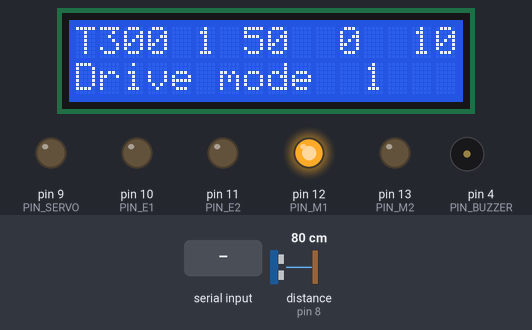
A sketch run on a simulated Arduino Mega 2560, built with avr-gcc and run on an emulated ATmega2560. On the bench: 16×2 character LCD, output pins drawn as LEDs (lit = HIGH), buzzer (waves = sounding, pin HIGH). The inputs (shaded band) are chosen by the test bench; at power-on: distance to the obstacle (sensor on pin 8) 80 cm. The echo pulse lasts 58.3 µs per cm.

Above: at 1.4 s.
1.5 s: distance to the obstacle (sensor on pin 8) set to 11 cm
At 2.9 s:
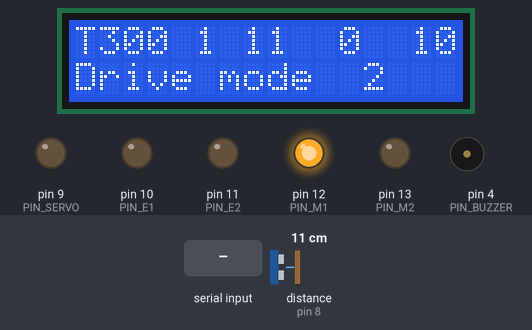
3.6 s: distance to the obstacle (sensor on pin 8) set to 8 cm
At 5.8 s:
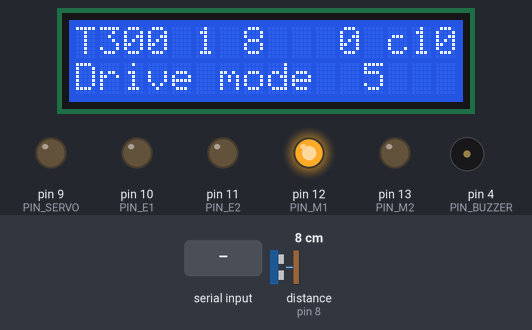
6.6 s: "1" received over the second serial link
At 7.8 s:
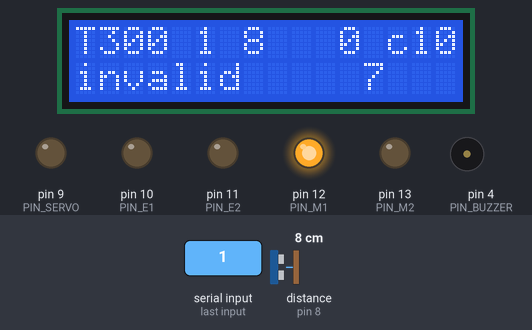
9.6 s: distance to the obstacle (sensor on pin 8) set to 18 cm
At 11.6 s:
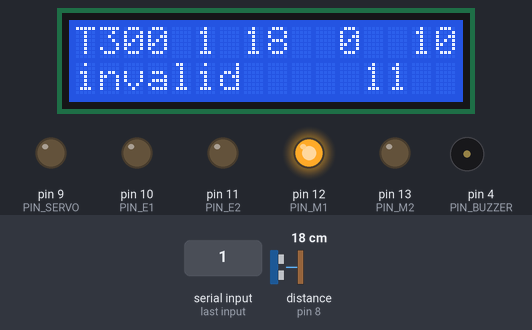
12.6 s: distance to the obstacle (sensor on pin 8) set to 2 cm
At 14.8 s:
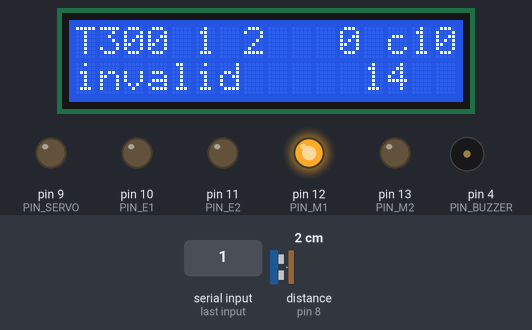
Timing chart, 0 to 16.3 s (numbered marks = the images above; inputs shaded):
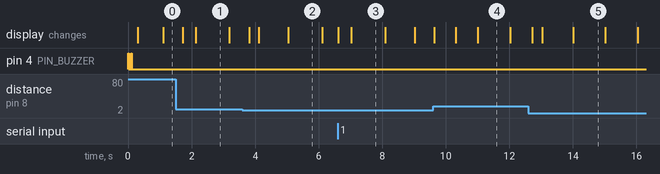

The sketch:

T300.ino
```cpp
// Setup with 10 keys as defined in the root folder and used with BitBlue on iOS
// https://github.com/kreier/asa2/blob/master/arduino/T300_20200113.ino
//
// Matrix for control - mode1 - modified for Sean and Yau
//
// key index text     M1[] M2[] SPD    maxtrix unusual becaus of color led direction:
//  F    0   forward  HIGH LOW  255    green  green
//  B    1   backward LOW  HIGH 255    orange orange
//  L    2   left     HIGH HIGH 255
//  R    3   right    LOW  LOW  255
//  T    4   triangle
//  C    5   circle
//  X    6   stop
//  Q    7   square
//  M    8   menu
//  S    9   start

#include <avr/wdt.h>  // for reset / reboot
#include <NewPing.h>
#include <Servo.h>
#include <Wire.h>
#include <hd44780.h>
#include <hd44780ioClass/hd44780_I2Cexp.h> // include i/o class header

#define PIN_BUZZER     4
#define PIN_TRIGGER    7
#define PIN_ECHO       8
#define PIN_SERVO      9
#define PIN_E1        10 // enable - with PWM
#define PIN_M1        12
#define PIN_E2        11 // PWM
#define PIN_M2        13
#define MAX_DISTANCE  50 // cm for the ultrasonic sensor
#define RELAX_SONAR  200 // ms to check for obstacles
#define RELAX_DRIVE  412 // ms to drive until check direction
#define MIN1           5 // left and right
#define MAX1         175
#define MIN2          45 // up and down
#define MAX2         120
#define MIN3          65 // forward and back
#define MAX3         140
#define MIN4          90 // open and close
#define MAX4         125

const char keyindex[] = "ACDBEFGHMS_";
//const char keyindex[] = "FBLRTCXQMS_";
const int  motor1[] = {1, 0, 1, 0};
const int  motor2[] = {0, 1, 1, 0};
const String text[]  = {"forward","backward","left  ","right ","triange","circle","stop  ","square","select","start"};
const String text1[] = {"forward","backward","left  ","right ","Turbo ","Faster ","Stop  ","Slower ","Drive Mode","Start","invalid"};
const String text2[] = {"forward","backward","left  ","right ","up    ", "open  ","down  ","close ","Robot arm", "Start","invalid"};
const String text3[] = {"forward","backward","left  ","right ","triange","circle","stop  ","square","Ultrasonic","Start","invalid"};
const String text4[] = {"forward","backward","left  ","right ","triange","circle","stop  ","square","Autonomous","Start","invalid"};

char BTinput = '0';  // char input via bluetooth
int  BTkey   =  0;   // converted to numerical value
int  spd = 0;        // speed of the robot
int  mode = 1;
String message = "stop";
int verzug = 200;
int pos1 = 90;       // variable to store the servo position
int pos2 = MIN2;
int pos3 = MIN3;
int pos4 = MIN4;
int pos5 = 90;
int enable_ultrasonic = 0;

unsigned long timer_sonar;
unsigned long timer_drive;
int DistanceCm = 99;

hd44780_I2Cexp lcd;
Servo serv1;    // left and right    45 to 135
Servo serv2;    // up and down       80 to 100
Servo serv3;    // forward and back  80 to 100
Servo serv4;    // open and close    80 to 100
Servo serv5;    // ultrasonic sensor 10 to 170
NewPing sonar(PIN_TRIGGER, PIN_ECHO, MAX_DISTANCE);

void distance() {
  DistanceCm = sonar.ping_cm(); // 10 pings per second
  if (DistanceCm == 0) DistanceCm = MAX_DISTANCE;
  lcd.setCursor(11,0);
  lcd.print(DistanceCm);
  lcd.print(" cm  ");
  if(DistanceCm < 20) {
    if(enable_ultrasonic == 1) beep(1);
    if(mode == 3) beep(1);
    timer_sonar -= (RELAX_SONAR - DistanceCm * 19);
    if(DistanceCm < 10) { // please stop
      spd = 0;
      analogWrite(PIN_E1, spd);
      analogWrite(PIN_E2, spd);
    }
  }
}

void beep(int beeps) {
  for(int i = 0; i < beeps; i++) {
    digitalWrite(PIN_BUZZER, HIGH);
    lcd.noBacklight();
    delay(20);
    digitalWrite(PIN_BUZZER, LOW);
    lcd.backlight();
    delay(80);
  }
}

void reboot() {  // declare reboot function on pin 0 to make PWM available again
  wdt_disable();
  wdt_enable(WDTO_15MS);
  while(1) {;}
}

void disp(int lcd_x, int lcd_y, String text) {
  Serial1.print( text );        // return via bluetooth
  lcd.setCursor(lcd_x, lcd_y);
  lcd.print( text );
  lcd.print("    ");
}

void statuslcd() {
  lcd.setCursor(5, 0);
  lcd.print(mode);                  // Mode 1-4
  lcd.setCursor(7, 0);
  lcd.print(DistanceCm);            // Distance ultrasonic
  lcd.print(" ");
  lcd.setCursor(10, 0);
  if(spd < 100) lcd.print(" ");     // Speed 10-255
  lcd.print(spd);
  lcd.print(" ");
  lcd.setCursor(14, 0);
  lcd.print(digitalRead(PIN_M1));   // Motor 1 and 2
  lcd.print(digitalRead(PIN_M2));   // forward (1) or backward (0)
  lcd.setCursor(12, 1);
  lcd.print(millis() / 1000);       // seconds the system is running
}

void setup() {
  pinMode(PIN_TRIGGER, OUTPUT);
  pinMode(PIN_ECHO,    INPUT);
  pinMode(PIN_SERVO,   OUTPUT);
  pinMode(PIN_BUZZER,  OUTPUT);
  pinMode(PIN_M1, OUTPUT);
  pinMode(PIN_M2, OUTPUT);
  pinMode(PIN_E1, OUTPUT);
  pinMode(PIN_E2, OUTPUT);
  digitalWrite(PIN_M1, HIGH);        // forward (green)
  digitalWrite(PIN_M2, LOW);         // forward (green)
  analogWrite(PIN_E1, spd);
  analogWrite(PIN_E2, spd);
  Serial1.begin(9600);               // HC-10 BLE on pin 0 and 1
  timer_sonar = millis();
  timer_drive = millis();
  //  serv1.attach(A0);   no servo attached here - PWM on pin 10 immediately lost!
  //  serv1.write(pos1);  let's write this later
  //  serv1.detach();     does not work, PWM is lost (issue since 2016) - reset in mode 3
  beep(2);              // https://github.com/arduino-libraries/Servo/issues/1
  lcd.init();
  lcd.backlight();
  lcd.setCursor(0,0);
  lcd.print("T300");
  disp(0, 1, "Drive mode");
}


void loop() {
  if (Serial1.available())
  {
    BTinput = Serial1.read();
    for(BTkey = 0; BTkey < 10; BTkey += 1) {
      if(BTinput == keyindex[BTkey]) {
        break;
      }
    }
    if(BTkey == 8) {
      mode++;
      if(mode > 4) mode = 1;
      beep(mode);
    }
    if(mode == 1) { // Mode 1: Drive
      message = text1[BTkey];
      if(BTkey > -1 && BTkey < 4) {
        digitalWrite(PIN_M1, motor1[BTkey]);
        digitalWrite(PIN_M2, motor2[BTkey]);
      }
      if(BTkey == 4) {
        spd = 255;
      }
      if(BTkey == 5) {
        spd += 15;
        message += spd;
      }
      if(BTkey == 7) {
        spd -= 15;
        message += spd;
      }
      if(spd < 0) spd = 0;
      if(spd > 255) spd = 255;
      if(BTkey == 6) spd = 0;
      if(BTkey == 9) {           // start ultrasonic poweroff
        if(enable_ultrasonic == 0) {
          enable_ultrasonic = 1;
          message = "Sonar on ";
        } else {
          enable_ultrasonic = 0;
          message = "Sonar OFF ";
        }
      }
    }

    if(mode == 2) { // Mode 2: Robot arm control
      message = text2[BTkey];
      if(BTkey == 0) pos3 += 5;
      if(BTkey == 1) pos3 -= 5;
      if(BTkey == 2) pos1 += 5;
      if(BTkey == 3) pos1 -= 5;
      if(BTkey == 4) pos2 += 5;
      if(BTkey == 5) pos4 += 5;
      if(BTkey == 6) pos2 -= 5;
      if(BTkey == 7) pos4 -= 5;
      if(BTkey == 9) { // start and attach the servos!
        pos1 = 90;
        pos2 = MIN2;
        pos3 = MIN3;
        pos4 = MIN4;
        serv1.attach(A0);    // attach the servos, PWM on pin 10 is lost
        serv2.attach(A1);
        serv3.attach(A2);
        serv4.attach(A3);
        serv5.attach(9);
      }
      if(pos1 < MIN1) pos1 = MIN1;
      if(pos1 > MAX1) pos1 = MAX1;
      if(pos2 < MIN2) pos2 = MIN2;
      if(pos2 > MAX2) pos2 = MAX2;
      if(pos3 < MIN3) pos3 = MIN3;
      if(pos3 > MAX3) pos3 = MAX3;
      if(pos4 < MIN4) pos4 = MIN4;
      if(pos4 > MAX4) pos4 = MAX4;
      serv1.write(pos1);
      serv2.write(pos2);
      serv3.write(pos3);
      serv4.write(pos4);
      serv5.write(pos5);
    }
    if(mode == 3) { // Mode 3: Drive with ultrasonic distance - no servo
      message = text3[BTkey];
      if(BTkey == 9){
        reboot();         //    resets the Arduino - PWM is available again!
      }
    }
    if(mode == 4) { // Mode 4: Autonomous Drive - no servo
      message = text4[BTkey];
    }
    disp(0, 1, message);
    analogWrite(PIN_E1, spd);
    analogWrite(PIN_E2, spd);
  }
  if(millis() > timer_sonar + RELAX_SONAR) {
    timer_sonar = millis();
    distance();
    statuslcd();
  }
}
```

Measured:
- the behaviour switches between 10 and 9 cm on distance to the obstacle (sensor on pin 8) (found by bisection; images 1 and 2)
- after the input at 3.6 s, the display: first changes after 0.22 s (image 2 shows a later state)
- after the input at 6.6 s, the display: first changes at once (image 3 shows a later state)
- after the input at 9.6 s, the display: first changes at once (image 4 shows a later state)
- after the input at 12.6 s, the display: first changes after 0.12 s (image 5 shows a later state)
- what the display in image 1 shows lasts 1.1 s, from 2.1 s to 3.2 s
- what the display in image 2 shows lasts 1.1 s, from 5.0 s to 6.1 s
